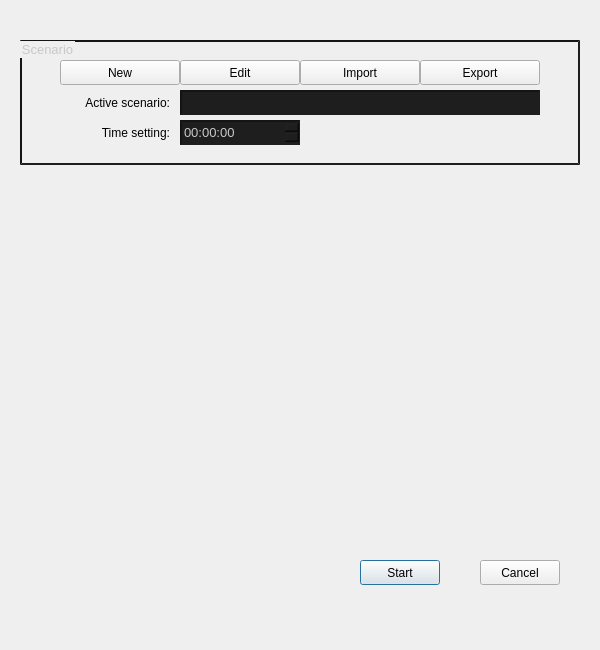
<?xml version="1.0" encoding="UTF-8"?>
<ui version="4.0">
 <class>DialogMainMenu</class>
 <widget class="QDialog" name="DialogMainMenu">
  <property name="geometry">
   <rect>
    <x>0</x>
    <y>0</y>
    <width>600</width>
    <height>650</height>
   </rect>
  </property>
  <property name="windowTitle">
   <string>Dialog</string>
  </property>
  <widget class="QPushButton" name="buttonStart">
   <property name="geometry">
    <rect>
     <x>360</x>
     <y>560</y>
     <width>80</width>
     <height>25</height>
    </rect>
   </property>
   <property name="text">
    <string>Start</string>
   </property>
  </widget>
  <widget class="QPushButton" name="buttonCancel">
   <property name="geometry">
    <rect>
     <x>480</x>
     <y>560</y>
     <width>80</width>
     <height>25</height>
    </rect>
   </property>
   <property name="text">
    <string>Cancel</string>
   </property>
  </widget>
  <widget class="QGroupBox" name="groupBox">
   <property name="geometry">
    <rect>
     <x>20</x>
     <y>40</y>
     <width>560</width>
     <height>125</height>
    </rect>
   </property>
   <property name="styleSheet">
    <string notr="true">QGroupBox
{
	color: #c8c8c8;
	border-style: inset;
	border-width: 2px;
	border-color: #141414;
	font: 13px;
}</string>
   </property>
   <property name="title">
    <string>Scenario</string>
   </property>
   <widget class="QPushButton" name="buttonEditSimulation">
    <property name="geometry">
     <rect>
      <x>160</x>
      <y>20</y>
      <width>120</width>
      <height>25</height>
     </rect>
    </property>
    <property name="text">
     <string>Edit</string>
    </property>
   </widget>
   <widget class="QPushButton" name="buttonExportSimulation">
    <property name="geometry">
     <rect>
      <x>400</x>
      <y>20</y>
      <width>120</width>
      <height>25</height>
     </rect>
    </property>
    <property name="text">
     <string>Export</string>
    </property>
   </widget>
   <widget class="QPushButton" name="buttonNewSimulation">
    <property name="geometry">
     <rect>
      <x>40</x>
      <y>20</y>
      <width>120</width>
      <height>25</height>
     </rect>
    </property>
    <property name="text">
     <string>New</string>
    </property>
   </widget>
   <widget class="QPushButton" name="buttonImportSimulation">
    <property name="geometry">
     <rect>
      <x>280</x>
      <y>20</y>
      <width>120</width>
      <height>25</height>
     </rect>
    </property>
    <property name="text">
     <string>Import</string>
    </property>
   </widget>
   <widget class="QLabel" name="labelActiveScenario">
    <property name="geometry">
     <rect>
      <x>40</x>
      <y>50</y>
      <width>110</width>
      <height>25</height>
     </rect>
    </property>
    <property name="text">
     <string>Active scenario:</string>
    </property>
    <property name="alignment">
     <set>Qt::AlignRight|Qt::AlignTrailing|Qt::AlignVCenter</set>
    </property>
   </widget>
   <widget class="QLineEdit" name="lineEditActiveScenario">
    <property name="geometry">
     <rect>
      <x>160</x>
      <y>50</y>
      <width>360</width>
      <height>25</height>
     </rect>
    </property>
    <property name="styleSheet">
     <string notr="true">QLineEdit
{
	color: #c8c8c8;
	background-color: #1e1e1e;
	border-style: inset;
	border-width: 2px;
	border-color: #141414;
	selection-background-color: #060064;
	font: 13px;
}</string>
    </property>
   </widget>
   <widget class="QLabel" name="labelStartTime">
    <property name="geometry">
     <rect>
      <x>40</x>
      <y>80</y>
      <width>110</width>
      <height>25</height>
     </rect>
    </property>
    <property name="text">
     <string>Time setting:</string>
    </property>
    <property name="alignment">
     <set>Qt::AlignRight|Qt::AlignTrailing|Qt::AlignVCenter</set>
    </property>
   </widget>
   <widget class="QTimeEdit" name="timeEditStart">
    <property name="geometry">
     <rect>
      <x>160</x>
      <y>80</y>
      <width>120</width>
      <height>25</height>
     </rect>
    </property>
    <property name="styleSheet">
     <string notr="true">QTimeEdit:enabled
{
	color: #c8c8c8;
	background-color: #1e1e1e;
	border-style: inset;
	border-width: 2px;
	border-color: #141414;
	selection-background-color: #060064;
	font: 13px;
}</string>
    </property>
    <property name="displayFormat">
     <string>HH:mm:ss</string>
    </property>
   </widget>
  </widget>
 </widget>
 <resources/>
 <connections/>
</ui>
